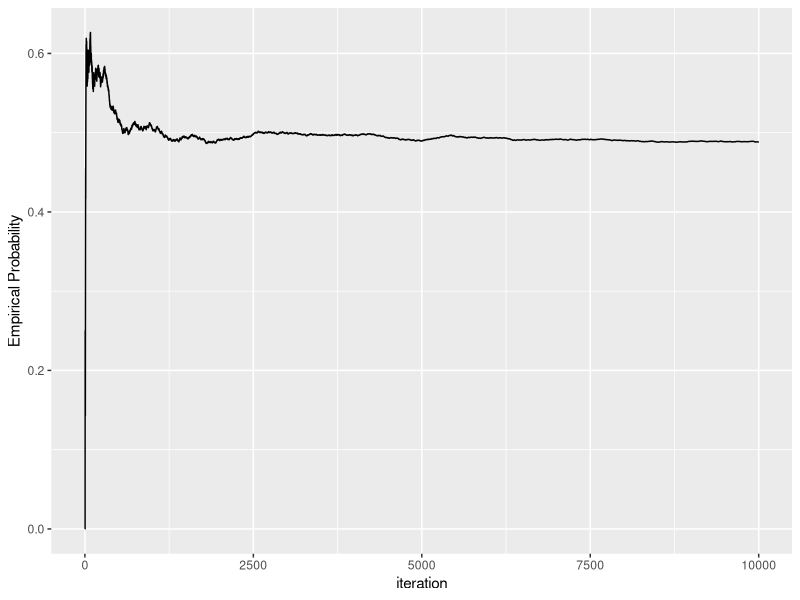

Source code (R): (Note: a time limit stopped this script after it produced the figure.)
## ---- chunk 1
knitr::opts_chunk$set(echo = TRUE,
                      message = FALSE, 
                      warning = FALSE,
                      comment = NA)
set.seed(2738952)
## ---- chunk 2
library(tidyverse)
## ---- chunk 3
dice<- replicate(n = 100000,
                 sample(c(1),1))
result <- replicate(n = 100000, sample(c(4),1))
tab <- table(dice, result)
prop.table(tab)
## ---- chunk 4
dice<- replicate(n = 100000,
                 sample(c(2),1))
result <- replicate(n = 100000, sample(c(24),1))
tab <- table(dice, result)
prop.table(tab)
## ---- chunk 5
#create a function flip() to get the result of one flip
flip<-function(){
  res<-sample(c("H", "T"), size = 1, replace = TRUE)
  return(res=="H")
}

#Use the above to create a dataframe (toss.df) of 10000 replication results.

toss.df<-data.frame(x=replicate(n = 10000, expr = flip()))
mean(toss.df$x)


# Use mutate to add two new columns `iterations` and `cum.prob` to the dataframe toss.df. `cum.prob` will give the cumulative probabilities of getting heads in each iteration.
toss.df %>% 
  mutate(cum.prop=cummean(x),iteration=1:10000) %>% 
  ggplot(mapping=aes(x=iteration, y=cum.prop))+
  geom_line()+
  labs(x="iteration", y="Empirical Probability")
# Use ggplot and geom_line with the above dataframe to plot the iteration vs cumulative probabilities graph.


  

## ---- chunk 6
#create a function bday.match(n) which will check whether there is a birthday match in a year between `n` individuals
bday.match <- function(n){
k = n  
p <- numeric(k) 
for (i in 1:k)      {
            q <- 1 - (0:(i - 1))/365  
            p[i] <- 1 - prod(q)  }
prob <- p[n]
prob
}



# For (a) check probability of match for 23 people
emp.23 <- mean(replicate(100000, bday.match(23)))
emp.23

emp.70 <- mean(replicate(100000, bday.match(70)))
emp.70
#(b)

# Here're the steps to create the dataframe needed for part (c)
nmat <- matrix(c(2:100))
event.results <- replicate(10000, apply(nmat, 1, bday.match))
emp.results <- apply(event.results, 1, mean)
emp.results.df <- data.frame(n = nmat, emp.prob = emp.results)

  

## ---- chunk 7
emp.results.df %>% 
  ggplot(mapping=aes(x=nmat, y=emp.results))+
  geom_point()+
  geom_vline(xintercept = 23, color="purple")+
  geom_vline(xintercept = 70, color="purple")+
  labs(x="number of individuals", y="empirical probability", title="Empirical Probabilties for the Birthday Problem")
